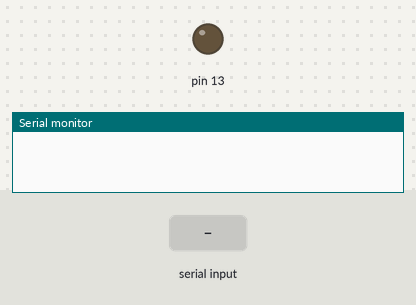
Simulated run of this sketch. Board: Arduino Uno, built with avr-gcc and run on an emulated ATmega328P. Shown: output pins drawn as LEDs (lit = HIGH), the last lines printed to the serial monitor. The test bench sets the inputs (shaded band).

Above: at 1.2 s.
1.3 s: "ON\n" received over Serial
At 2.5 s:
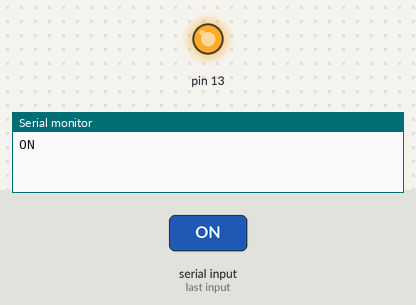
2.8 s: "OFF\n" received over Serial
At 3.9 s:
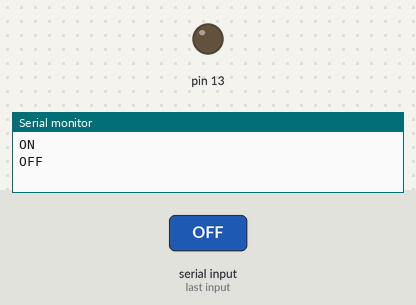
Timing chart, 0 to 5.8 s (numbered marks = the images above; inputs shaded):
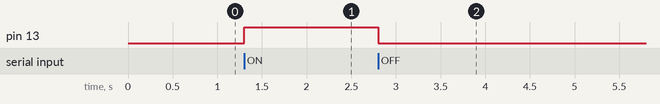

The sketch:

S04_readline.ino
```cpp
void setup() {
  Serial.begin(9600);
  pinMode(13, OUTPUT);
}

void loop() {
  if (Serial.available()) {
    String cmd = Serial.readStringUntil('\n');
    cmd.trim();

    if (cmd == "ON") {
      digitalWrite(13, HIGH);
      Serial.println("ON");
    } else if (cmd == "OFF") {
      digitalWrite(13, LOW);
      Serial.println("OFF");
    }
  }

}
```

Measured:
- after the input at 1.3 s, pin 13: LOW → HIGH at once
- after the input at 2.8 s, pin 13: HIGH → LOW at once
